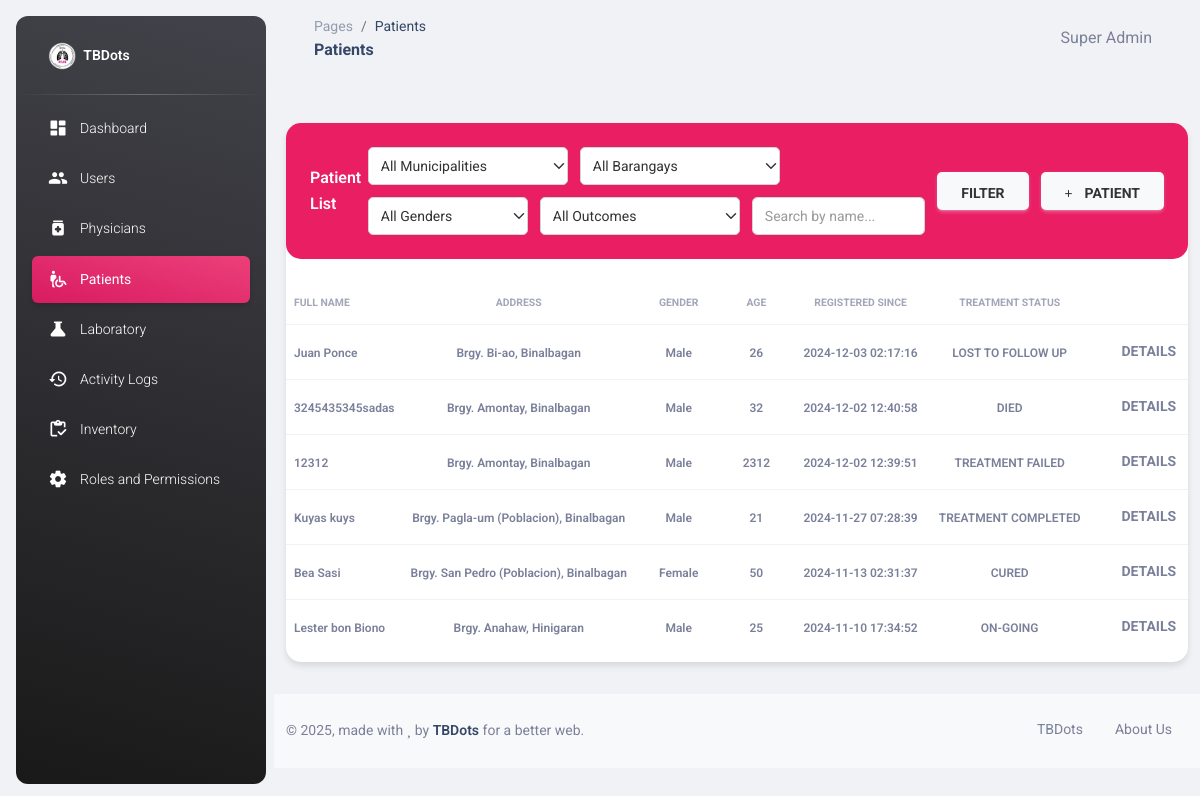
Page /patients.php (signed in) on the earlier database version.
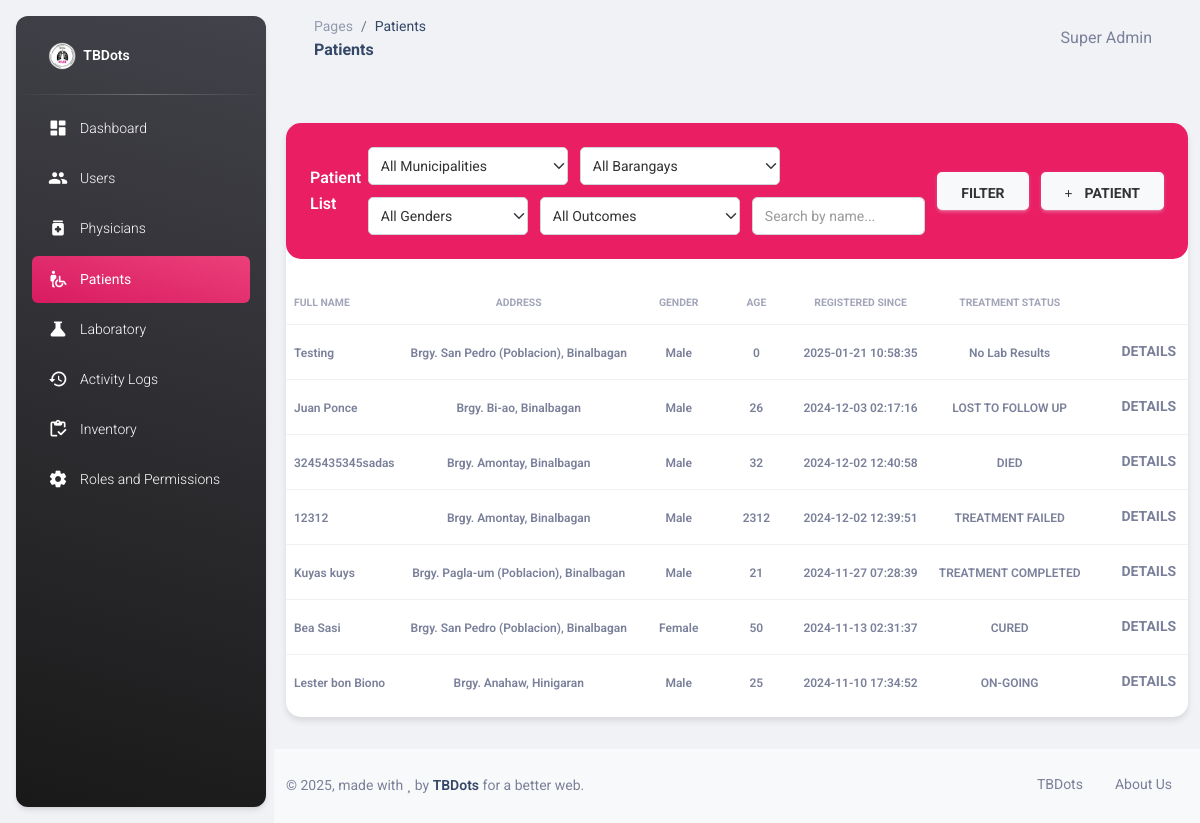
Same page on the later database version.
### tables this page shows
CREATE TABLE IF NOT EXISTS `patients` (
  `id` int NOT NULL AUTO_INCREMENT,
  `fullname` text NOT NULL,
  `age` int NOT NULL DEFAULT '0',
  `gender` tinyint NOT NULL DEFAULT '0',
  `contact` varchar(50) DEFAULT NULL,
  `address` text,
  `physician_id` int DEFAULT NULL,
  `location_id` int DEFAULT NULL,
  `lab_results_id` int DEFAULT NULL,
  `updated_at` timestamp NOT NULL DEFAULT CURRENT_TIMESTAMP ON UPDATE CURRENT_TIMESTAMP,
  `created_at` timestamp NOT NULL DEFAULT CURRENT_TIMESTAMP,
  `height` int DEFAULT NULL,
  `dob` date DEFAULT NULL,
  `bcg_scar` enum('Yes','No','Doubtful') DEFAULT NULL,
  `occupation` varchar(100) DEFAULT NULL,
  `phil_health_no` varchar(50) DEFAULT NULL,
  `contact_person` varchar(100) DEFAULT NULL,
  `contact_person_no` varchar(50) DEFAULT NULL,
  PRIMARY KEY (`id`),
  KEY `FK_patients_lab_results` (`lab_results_id`),
  KEY `FK_patients_users` (`physician_id`),
  KEY `idx_fullname` (`fullname`(50)),
  KEY `idx_contact` (`contact`),
  KEY `FK_patients_locations` (`location_id`),
  CONSTRAINT `FK_patients_lab_results` FOREIGN KEY (`lab_results_id`) REFERENCES `lab_results` (`id`),
  CONSTRAINT `FK_patients_locations` FOREIGN KEY (`location_id`) REFERENCES `locations` (`id`),
  CONSTRAINT `FK_patients_users` FOREIGN KEY (`physician_id`) REFERENCES `users` (`id`)
);

### patients.php (the view, shortened to what the rows shown need)
<?php
require_once "connection/db.php";
include_once('head.php');
$sql = "SELECT DISTINCT p.*,
        b.name as barangay_name,
        m.location as municipality_name,
        lr.treatment_outcome
        FROM patients p
        LEFT JOIN locations l ON p.location_id = l.id
        LEFT JOIN municipalities m ON l.municipality_id = m.id
        LEFT JOIN barangays b ON l.barangay_id = b.id
        LEFT JOIN lab_results lr ON p.id = lr.patient_id
        WHERE 1=1";
$sql .= " ORDER BY p.created_at DESC";
$patientsData = $conn->query($sql);
?>
<body class="g-sidenav-show  bg-gray-200">
  <main class="main-content position-relative max-height-vh-100 h-100 border-radius-lg ">
    <div class="container-fluid py-4">
      <div class="row">
        <div class="col-12">
          <div class="card my-4">
            <div class="card-body px-0 pb-2">
              <div class="table-responsive p-0">
                <table class="table align-items-center mb-0" id="patientsTable">
                  <thead>
                    <tr>
                      <th class="text-uppercase text-secondary text-xxs font-weight-bolder opacity-7 ps-2">Full name
                      </th>
                      <th class="text-center text-uppercase text-secondary text-xxs font-weight-bolder opacity-7">
                        Address</th>
                      <th class="text-center text-uppercase text-secondary text-xxs font-weight-bolder opacity-7">Gender
                      </th>
                      <th class="text-center text-uppercase text-secondary text-xxs font-weight-bolder opacity-7">Age
                      </th>
                      <th class="text-center text-uppercase text-secondary text-xxs font-weight-bolder opacity-7">
                        Registered Since</th>
                      <th class="text-center text-uppercase text-secondary text-xxs font-weight-bolder opacity-7">
                        Treatment Status</th>
                      <th class="text-secondary opacity-7"></th>
                    </tr>
                  </thead>
                  <tbody>
                    <?php
                        if ($patientsData->num_rows > 0) {
                          while($row = $patientsData->fetch_assoc()) {
                            $address = '';
                            if (!empty($row["barangay_name"])) {
                                $address .= "Brgy. " . htmlspecialchars($row["barangay_name"]);
                            }
                            if (!empty($row["municipality_name"])) {
                                $address .= (!empty($address) ? ", " : "") . htmlspecialchars($row["municipality_name"]);
                            }
                            $stmt = $conn->prepare("SELECT COUNT(*) as count FROM lab_results WHERE patient_id = ?");
                            $stmt->bind_param('i', $row["id"]);
                            $stmt->execute();
                            $result = $stmt->get_result();
                            $labResults = $result->fetch_assoc();
                            echo "
                              <tr>
                                <td><span class='text-secondary text-xs font-weight-bold'>".$row["fullname"]."</span></td>
                                <td class='text-center'>
                                    <span class='text-secondary text-xs font-weight-bold'>".$address."</span>
                                </td>
                                <td class='text-center'><span class='text-secondary text-xs font-weight-bold'>".($row["gender"] == 1 ? "Male" : "Female")."</span></td>
                                <td class='text-center'><span class='text-secondary text-xs font-weight-bold'>".$row["age"]."</span></td>
                                <td class='text-center'><span class='text-secondary text-xs font-weight-bold'>".$row["created_at"]."</span></td>
                                <td class='text-center'>
                                    <span class='text-secondary text-xs font-weight-bold'>" .  (isset($row["treatment_outcome"]) ? htmlspecialchars($row["treatment_outcome"]) : "No Lab Results") . "</span>
                                </td>
                                <td class='align-middle'>
                                  <button onclick='showPatientDetails(".$row["id"].")' class='btn btn-link text-secondary mb-0'>
                                    <i class='fa fa-user text-xs'></i> Details
                                  </button>
                                  " . ($labResults['count'] > 0 ? "
                                  <button onclick='showLabResults(".$row["id"].", \"".htmlspecialchars($row["fullname"], ENT_QUOTES)."\")' class='btn btn-link text-secondary mb-0'>
                                  </button>" : "") . "
                                    <button onclick='addLogbookEntry(".$row["id"].", \"".htmlspecialchars($row["fullname"], ENT_QUOTES)."\")' class='btn btn-link text-secondary mb-0'>
                                    </button>" .
                                    (in_array(11, $_SESSION['module']) ? "
                                    <button onclick='editPatient(".$row["id"].", ".json_encode($row).")' class='btn btn-link text-secondary mb-0'>
                                    </button>" : "") . "
                                  " . (in_array(12, $_SESSION['module']) ? "
                                    <form method='POST' style='display:inline;' onsubmit='return confirm(\"Are you sure you want to delete this patient?\");'>
                                      <input type='hidden' name='delete_id' value='".$row["id"]."'>
                                    </form>" : "") . "
                                </td>
                              </tr>
                            ";
                          }
                        }
                    ?>
                  </tbody>
                </table>
              </div>
            </div>
          </div>
        </div>
      </div>
    </div>
  </main>
</body>
</html>

Differences in the rows shown:
added patients: fullname "Testing", address "Brgy. San Pedro (Poblacion), Binalbagan", gender "Male", age "0", created_at "2025-01-21 10:58:35", shows "No Lab Results"
